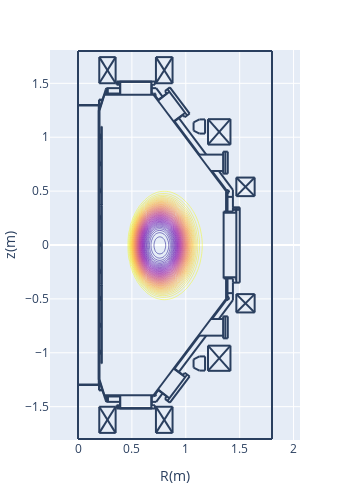

This figure's notebook cell:
### Code cell
pl.d_contour(res['pressure'])

### Figure 1 — Plotly figure (JSON) as saved in the notebook; plotly's stock layout.template omitted (floating-point values rounded to 4 significant figures; data arrays with more than 128 entries replaced by an {"elided": "..."} marker saying what was removed)
{"data": [{"contours": {"coloring": "lines"}, "dx": 0.02, "dy": 0.02, "ncontours": 100, "showscale": false, "type": "contour", "x0": 0, "y0": -1.1, "z": {"elided": "111x71 float values"}}], "layout": {"height": 490.8, "margin": {"autoexpand": false, "b": 50, "l": 50, "r": 50, "t": 50}, "shapes": [{"type": "line", "x0": 0.2652, "x1": 0.2652, "y0": -1.406, "y1": -1.455}, {"type": "line", "x0": 0.2766, "x1": 0.2766, "y0": -1.406, "y1": -1.455}, {"type": "line", "x0": 0.1927, "x1": 0.1927, "y0": -1.299, "y1": 1.299}, {"type": "line", "x0": 0.1927, "x1": 0.1927, "y0": -1.249, "y1": 1.249}, {"type": "line", "x0": 0.195, "x1": 0.195, "y0": -1.251, "y1": 1.249}, {"type": "line", "x0": 0.1995, "x1": 0.1995, "y0": -1.249, "y1": 1.249}, {"type": "line", "x0": 1.376, "x1": 0.7005, "y0": 0.4965, "y1": 1.394}, {"type": "line", "x0": 0.2199, "x1": 0.2199, "y0": 0.3695, "y1": 1.099}, {"type": "line", "x0": 0.2176, "x1": 0.2176, "y0": 0.3695, "y1": 1.099}, {"type": "line", "x0": 1.376, "x1": 0.7005, "y0": -0.4965, "y1": -1.394}, {"type": "line", "x0": 0.2176, "x1": 0.2176, "y0": -0.3695, "y1": -1.099}, {"type": "line", "x0": 0.2199, "x1": 0.2199, "y0": -0.3695, "y1": -1.099}, {"type": "line", "x0": 0.1995, "x1": 0.2448, "y0": -1.249, "y1": -1.394}, {"type": "line", "x0": 0.1972, "x1": 0.1972, "y0": -1.299, "y1": -1.344}, {"type": "line", "x0": 0.195, "x1": 0.195, "y0": -1.299, "y1": -1.349}, {"type": "line", "x0": 0.195, "x1": 0.229, "y0": -1.349, "y1": -1.349}, {"type": "line", "x0": 0.195, "x1": 0.2267, "y0": -1.344, "y1": -1.344}, {"type": "line", "x0": 0.1995, "x1": 0.1995, "y0": -0.9975, "y1": -0.9748}, {"type": "line", "x0": 0.2086, "x1": 0.2086, "y0": -1.009, "y1": -0.9907}, {"type": "line", "x0": 0.2086, "x1": 0.2086, "y0": -1.009, "y1": -0.9929}, {"type": "line", "x0": 0.2063, "x1": 0.2063, "y0": -1.011, "y1": -0.9748}, {"type": "line", "x0": 0, "x1": 0.2108, "y0": -1.294, "y1": -1.294}, {"type": "line", "x0": 0, "x1": 0.2131, "y0": -1.299, "y1": -1.299}, {"type": "line", "x0": 0.1995, "x1": 0.1995, "y0": -1.011, "y1": -1.002}, {"type": "line", "x0": 0.2063, "x1": 0.2086, "y0": -1.007, "y1": -1.007}, {"type": "line", "x0": 0.2086, "x1": 0.2086, "y0": -1.004, "y1": -1.004}, {"type": "line", "x0": 0.2086, "x1": 0.2176, "y0": -1.009, "y1": -1.009}, {"type": "line", "x0": 0.1995, "x1": 0.2063, "y0": -1.011, "y1": -1.011}, {"type": "line", "x0": 0.2199, "x1": 0.2176, "y0": -1.099, "y1": -1.099}, {"type": "line", "x0": 0.2063, "x1": 0.2086, "y0": -0.9929, "y1": -0.9929}, {"type": "line", "x0": 0.2086, "x1": 0.2086, "y0": -0.9975, "y1": -0.9975}, {"type": "line", "x0": 0.2086, "x1": 0.2176, "y0": -0.9929, "y1": -0.9929}, {"type": "line", "x0": 0.2086, "x1": 0.2176, "y0": -0.9907, "y1": -0.9907}, {"type": "line", "x0": 0.1995, "x1": 0.2063, "y0": -0.9748, "y1": -0.9748}, {"type": "line", "x0": 0.2086, "x1": 0.2176, "y0": -0.7594, "y1": -0.7594}, {"type": "line", "x0": 0.1995, "x1": 0.2063, "y0": -0.7617, "y1": -0.7617}, {"type": "line", "x0": 0.2086, "x1": 0.2086, "y0": -0.7594, "y1": -0.7413}, {"type": "line", "x0": 0.2086, "x1": 0.2086, "y0": -0.7594, "y1": -0.739}, {"type": "line", "x0": 0.1995, "x1": 0.1995, "y0": -0.7617, "y1": -0.7526}, {"type": "line", "x0": 0.2063, "x1": 0.2063, "y0": -0.7617, "y1": -0.7254}, {"type": "line", "x0": 0.1995, "x1": 0.2063, "y0": -0.7254, "y1": -0.7254}, {"type": "line", "x0": 0.2086, "x1": 0.2176, "y0": -0.739, "y1": -0.739}, {"type": "line", "x0": 0.2086, "x1": 0.2176, "y0": -0.7413, "y1": -0.7413}, {"type": "line", "x0": 0.2086, "x1": 0.2086, "y0": -0.7526, "y1": -0.7526}, {"type": "line", "x0": 0.2063, "x1": 0.2086, "y0": -0.7572, "y1": -0.7572}, {"type": "line", "x0": 0.2086, "x1": 0.2086, "y0": -0.7458, "y1": -0.7458}, {"type": "line", "x0": 0.2063, "x1": 0.2086, "y0": -0.7436, "y1": -0.7436}, {"type": "line", "x0": 0.1995, "x1": 0.1995, "y0": -0.7481, "y1": -0.7254}, {"type": "line", "x0": 0.3582, "x1": 0.7141, "y0": -1.517, "y1": -1.517}, {"type": "line", "x0": 0.3854, "x1": 0.6869, "y0": -1.514, "y1": -1.514}, {"type": "line", "x0": 0.3854, "x1": 0.6869, "y0": -1.514, "y1": -1.514}, {"type": "line", "x0": 0.2426, "x1": 0.7096, "y0": -1.394, "y1": -1.394}, {"type": "line", "x0": 0.3922, "x1": 0.3922, "y0": -1.514, "y1": -1.394}, {"type": "line", "x0": 0.3582, "x1": 0.3582, "y0": -1.517, "y1": -1.487}, {"type": "line", "x0": 0.3786, "x1": 0.3786, "y0": -1.517, "y1": -1.487}, {"type": "line", "x0": 0.3695, "x1": 0.3695, "y0": -1.517, "y1": -1.487}, {"type": "line", "x0": 0.3831, "x1": 0.3831, "y0": -1.517, "y1": -1.512}, {"type": "line", "x0": 0.3831, "x1": 0.3854, "y0": -1.512, "y1": -1.514}, {"type": "line", "x0": 0.3854, "x1": 0.3854, "y0": -1.514, "y1": -1.514}, {"type": "line", "x0": 0.3899, "x1": 0.263, "y0": -1.455, "y1": -1.455}, {"type": "line", "x0": 0.3582, "x1": 0.3899, "y0": -1.487, "y1": -1.487}, {"type": "line", "x0": 0.2471, "x1": 0.3899, "y0": -1.406, "y1": -1.406}, {"type": "line", "x0": 0.2766, "x1": 0.2766, "y0": -1.455, "y1": -1.406}, {"type": "line", "x0": 0.2652, "x1": 0.2652, "y0": -1.455, "y1": -1.406}, {"type": "line", "x0": 0.2584, "x1": 0.263, "y0": -1.444, "y1": -1.455}, {"type": "line", "x0": 0.2426, "x1": 0.2448, "y0": -1.394, "y1": -1.392}, {"type": "line", "x0": 0.3899, "x1": 0.3899, "y0": -1.487, "y1": -1.394}, {"type": "line", "x0": 0.6801, "x1": 0.6801, "y0": -1.514, "y1": -1.394}, {"type": "line", "x0": 0.7141, "x1": 0.7141, "y0": -1.517, "y1": -1.487}, {"type": "line", "x0": 0.6914, "x1": 0.6914, "y0": -1.517, "y1": -1.512}, {"type": "line", "x0": 0.6914, "x1": 0.6869, "y0": -1.512, "y1": -1.514}, {"type": "line", "x0": 0.6869, "x1": 0.6869, "y0": -1.514, "y1": -1.514}, {"type": "line", "x0": 0.6846, "x1": 0.6846, "y0": -1.487, "y1": -1.394}, {"type": "line", "x0": 0.6846, "x1": 0.7141, "y0": -1.487, "y1": -1.487}, {"type": "line", "x0": 0.7254, "x1": 0.6846, "y0": -1.455, "y1": -1.455}, {"type": "line", "x0": 0.7118, "x1": 0.705, "y0": -1.392, "y1": -1.387}, {"type": "line", "x0": 0.7055, "x1": 0.715, "y0": -1.4, "y1": -1.402}, {"type": "line", "x0": 0.715, "x1": 0.7223, "y0": -1.402, "y1": -1.397}, {"type": "line", "x0": 0.7223, "x1": 0.7248, "y0": -1.397, "y1": -1.389}, {"type": "line", "x0": 0.7248, "x1": 0.7198, "y0": -1.389, "y1": -1.381}, {"type": "line", "x0": 0.6846, "x1": 0.7005, "y0": -1.406, "y1": -1.406}, {"type": "line", "x0": 0.2199, "x1": 0.2199, "y0": -0.3627, "y1": 0.3627}, {"type": "line", "x0": 0.2176, "x1": 0.2176, "y0": -0.3627, "y1": 0.3627}, {"type": "line", "x0": 0.1995, "x1": 0.1995, "y0": -0.4965, "y1": -0.4761}, {"type": "line", "x0": 0.2063, "x1": 0.2063, "y0": -0.5123, "y1": -0.4761}, {"type": "line", "x0": 0.1995, "x1": 0.1995, "y0": -0.5123, "y1": -0.5033}, {"type": "line", "x0": 0.2086, "x1": 0.2086, "y0": -0.5101, "y1": -0.4897}, {"type": "line", "x0": 0.2086, "x1": 0.2086, "y0": -0.5101, "y1": -0.4919}, {"type": "line", "x0": 0.2086, "x1": 0.2176, "y0": -0.5101, "y1": -0.5101}, {"type": "line", "x0": 0.2063, "x1": 0.2086, "y0": -0.4942, "y1": -0.4942}, {"type": "line", "x0": 0.2086, "x1": 0.2086, "y0": -0.4965, "y1": -0.4965}, {"type": "line", "x0": 0.2063, "x1": 0.2086, "y0": -0.5055, "y1": -0.5055}, {"type": "line", "x0": 0.2086, "x1": 0.2086, "y0": -0.5033, "y1": -0.5033}, {"type": "line", "x0": 0.2086, "x1": 0.2176, "y0": -0.4919, "y1": -0.4919}, {"type": "line", "x0": 0.2086, "x1": 0.2176, "y0": -0.4897, "y1": -0.4897}, {"type": "line", "x0": 0.1995, "x1": 0.2063, "y0": -0.5123, "y1": -0.5123}, {"type": "line", "x0": 0.1995, "x1": 0.2063, "y0": -0.4761, "y1": -0.4761}, {"type": "line", "x0": 0.2154, "x1": 0.2176, "y0": -0.365, "y1": -0.3627}, {"type": "line", "x0": 0.2206, "x1": 0.2218, "y0": -0.3642, "y1": -0.3614}, {"type": "line", "x0": 0.2199, "x1": 0.2176, "y0": -0.3695, "y1": -0.3695}, {"type": "line", "x0": 0.2176, "x1": 0.2154, "y0": -0.3786, "y1": -0.3786}, {"type": "line", "x0": 0.2154, "x1": 0.2154, "y0": -0.3786, "y1": -0.3695}, {"type": "line", "x0": 0.2176, "x1": 0.2176, "y0": -0.3786, "y1": -0.3695}, {"type": "line", "x0": 0.2169, "x1": 0.2157, "y0": -0.365, "y1": -0.3678}, {"type": "line", "x0": 0.2183, "x1": 0.2177, "y0": -0.3664, "y1": -0.3678}, {"type": "line", "x0": 0.2176, "x1": 0.2199, "y0": -0.3673, "y1": -0.365}, {"type": "line", "x0": 0.2192, "x1": 0.2197, "y0": -0.3628, "y1": -0.3614}, {"type": "line", "x0": 0.1995, "x1": 0.1995, "y0": -0.263, "y1": -0.2516}, {"type": "line", "x0": 0.2063, "x1": 0.2063, "y0": -0.263, "y1": -0.2267}, {"type": "line", "x0": 0.2086, "x1": 0.2086, "y0": -0.2607, "y1": -0.2426}, {"type": "line", "x0": 0.2086, "x1": 0.2086, "y0": -0.2607, "y1": -0.2403}, {"type": "line", "x0": 0.2086, "x1": 0.2176, "y0": -0.2607, "y1": -0.2607}, {"type": "line", "x0": 0.2086, "x1": 0.2086, "y0": -0.2539, "y1": -0.2539}, {"type": "line", "x0": 0.2063, "x1": 0.2086, "y0": -0.2562, "y1": -0.2562}, {"type": "line", "x0": 0.1995, "x1": 0.2063, "y0": -0.263, "y1": -0.263}, {"type": "line", "x0": 0.1995, "x1": 0.1995, "y0": -0.2471, "y1": -0.2267}, {"type": "line", "x0": 0.2086, "x1": 0.2176, "y0": -0.2403, "y1": -0.2403}, {"type": "line", "x0": 0.2086, "x1": 0.2176, "y0": -0.2426, "y1": -0.2426}, {"type": "line", "x0": 0.2086, "x1": 0.2086, "y0": -0.2471, "y1": -0.2471}, {"type": "line", "x0": 0.2063, "x1": 0.2086, "y0": -0.2426, "y1": -0.2426}, {"type": "line", "x0": 0.1995, "x1": 0.2063, "y0": -0.2267, "y1": -0.2267}, {"type": "line", "x0": 0.1995, "x1": 0.2063, "y0": -0.01133, "y1": -0.01133}, {"type": "line", "x0": 0.1995, "x1": 0.2063, "y0": 0.02494, "y1": 0.02494}, {"type": "line", "x0": 0.1995, "x1": 0.1995, "y0": -0.01133, "y1": -0.002267}, {"type": "line", "x0": 0.1995, "x1": 0.1995, "y0": 0.002267, "y1": 0.02494}, {"type": "line", "x0": 0.2063, "x1": 0.2063, "y0": -0.01133, "y1": 0.02494}, {"type": "line", "x0": 0.2086, "x1": 0.2086, "y0": -0.009068, "y1": 0.006801}, {"type": "line", "x0": 0.2086, "x1": 0.2086, "y0": -0.009068, "y1": 0.009068}, {"type": "line", "x0": 0.2086, "x1": 0.2176, "y0": -0.009068, "y1": -0.009068}, {"type": "line", "x0": 0.2086, "x1": 0.2086, "y0": -0.004534, "y1": -0.004534}, {"type": "line", "x0": 0.2063, "x1": 0.2086, "y0": -0.006801, "y1": -0.006801}, {"type": "line", "x0": 0.2086, "x1": 0.2176, "y0": 0.009068, "y1": 0.009068}, {"type": "line", "x0": 0.2086, "x1": 0.2176, "y0": 0.006801, "y1": 0.006801}, {"type": "line", "x0": 0.2086, "x1": 0.2086, "y0": 0.002267, "y1": 0.002267}, {"type": "line", "x0": 0.2063, "x1": 0.2086, "y0": 0.006801, "y1": 0.006801}, {"type": "line", "x0": 0.2176, "x1": 0.2176, "y0": 0.3786, "y1": 0.3695}, {"type": "line", "x0": 0.2154, "x1": 0.2154, "y0": 0.3786, "y1": 0.3695}, {"type": "line", "x0": 0.1995, "x1": 0.1995, "y0": 0.2516, "y1": 0.2743}, {"type": "line", "x0": 0.2063, "x1": 0.2063, "y0": 0.238, "y1": 0.2743}, {"type": "line", "x0": 0.2086, "x1": 0.2086, "y0": 0.2403, "y1": 0.2607}, {"type": "line", "x0": 0.1995, "x1": 0.2063, "y0": 0.238, "y1": 0.238}, {"type": "line", "x0": 0.1995, "x1": 0.1995, "y0": 0.238, "y1": 0.2471}, {"type": "line", "x0": 0.2063, "x1": 0.2086, "y0": 0.2562, "y1": 0.2562}, {"type": "line", "x0": 0.2086, "x1": 0.2086, "y0": 0.2539, "y1": 0.2539}, {"type": "line", "x0": 0.2086, "x1": 0.2176, "y0": 0.2584, "y1": 0.2584}, {"type": "line", "x0": 0.2063, "x1": 0.2086, "y0": 0.2426, "y1": 0.2426}, {"type": "line", "x0": 0.2086, "x1": 0.2086, "y0": 0.2471, "y1": 0.2471}, {"type": "line", "x0": 0.2086, "x1": 0.2176, "y0": 0.2403, "y1": 0.2403}, {"type": "line", "x0": 0.2086, "x1": 0.2086, "y0": 0.2403, "y1": 0.2584}, {"type": "line", "x0": 0.2086, "x1": 0.2176, "y0": 0.2607, "y1": 0.2607}, {"type": "line", "x0": 0.1995, "x1": 0.2063, "y0": 0.2743, "y1": 0.2743}, {"type": "line", "x0": 0.2177, "x1": 0.2183, "y0": 0.3696, "y1": 0.3682}, {"type": "line", "x0": 0.2157, "x1": 0.2169, "y0": 0.3696, "y1": 0.3668}, {"type": "line", "x0": 0.2176, "x1": 0.2199, "y0": 0.3673, "y1": 0.365}, {"type": "line", "x0": 0.2218, "x1": 0.2206, "y0": 0.3632, "y1": 0.366}, {"type": "line", "x0": 0.2154, "x1": 0.2176, "y0": 0.365, "y1": 0.3627}, {"type": "line", "x0": 0.2197, "x1": 0.2192, "y0": 0.3632, "y1": 0.3646}, {"type": "line", "x0": 0.2199, "x1": 0.2176, "y0": 0.3695, "y1": 0.3695}, {"type": "line", "x0": 0.2176, "x1": 0.2154, "y0": 0.3786, "y1": 0.3786}, {"type": "line", "x0": 0.1995, "x1": 0.1995, "y0": 0.5033, "y1": 0.5237}, {"type": "line", "x0": 0.1995, "x1": 0.1995, "y0": 0.4874, "y1": 0.4965}, {"type": "line", "x0": 0.2063, "x1": 0.2063, "y0": 0.4874, "y1": 0.5237}, {"type": "line", "x0": 0.2086, "x1": 0.2086, "y0": 0.4897, "y1": 0.5078}, {"type": "line", "x0": 0.2086, "x1": 0.2086, "y0": 0.4897, "y1": 0.5101}, {"type": "line", "x0": 0.2086, "x1": 0.2176, "y0": 0.4897, "y1": 0.4897}, {"type": "line", "x0": 0.2086, "x1": 0.2086, "y0": 0.4965, "y1": 0.4965}, {"type": "line", "x0": 0.2063, "x1": 0.2086, "y0": 0.4942, "y1": 0.4942}, {"type": "line", "x0": 0.2086, "x1": 0.2176, "y0": 0.5101, "y1": 0.5101}, {"type": "line", "x0": 0.2086, "x1": 0.2176, "y0": 0.5078, "y1": 0.5078}, {"type": "line", "x0": 0.2086, "x1": 0.2086, "y0": 0.5033, "y1": 0.5033}, {"type": "line", "x0": 0.2063, "x1": 0.2086, "y0": 0.5055, "y1": 0.5055}, {"type": "line", "x0": 0.1995, "x1": 0.2063, "y0": 0.4874, "y1": 0.4874}, {"type": "line", "x0": 0.1995, "x1": 0.2063, "y0": 0.5237, "y1": 0.5237}, {"type": "line", "x0": 1.501, "x1": 1.501, "y0": 0.3491, "y1": -0.3491}, {"type": "line", "x0": 1.351, "x1": 1.351, "y0": 0.3106, "y1": -0.3106}, {"type": "line", "x0": 1.469, "x1": 1.469, "y0": 0.3491, "y1": -0.3491}, {"type": "line", "x0": 1.387, "x1": 1.387, "y0": -0.3106, "y1": -0.4965}, {"type": "line", "x0": 1.374, "x1": 1.374, "y0": -0.3106, "y1": -0.4965}, {"type": "line", "x0": 1.462, "x1": 1.462, "y0": -0.3196, "y1": -0.3106}, {"type": "line", "x0": 1.437, "x1": 1.437, "y0": -0.3106, "y1": -0.3491}, {"type": "line", "x0": 1.437, "x1": 1.501, "y0": -0.3491, "y1": -0.3491}, {"type": "line", "x0": 1.437, "x1": 1.437, "y0": -0.3491, "y1": -0.5123}, {"type": "line", "x0": 1.379, "x1": 1.392, "y0": -0.5069, "y1": -0.5093}, {"type": "line", "x0": 1.392, "x1": 1.402, "y0": -0.5093, "y1": -0.4997}, {"type": "line", "x0": 1.402, "x1": 1.4, "y0": -0.4997, "y1": -0.4862}, {"type": "line", "x0": 1.4, "x1": 1.388, "y0": -0.4862, "y1": -0.48}, {"type": "line", "x0": 1.374, "x1": 1.374, "y0": -0.4965, "y1": -0.4987}, {"type": "line", "x0": 1.383, "x1": 1.378, "y0": -0.501, "y1": -0.4965}, {"type": "line", "x0": 1.387, "x1": 1.437, "y0": -0.4466, "y1": -0.4466}, {"type": "line", "x0": 1.462, "x1": 1.469, "y0": -0.3196, "y1": -0.3196}, {"type": "line", "x0": 1.351, "x1": 1.469, "y0": -0.2992, "y1": -0.2992}, {"type": "line", "x0": 1.351, "x1": 1.437, "y0": -0.3106, "y1": -0.3106}, {"type": "line", "x0": 1.462, "x1": 1.469, "y0": -0.3106, "y1": -0.3106}, {"type": "line", "x0": 1.437, "x1": 1.437, "y0": 0.5123, "y1": 0.3514}, {"type": "line", "x0": 1.387, "x1": 1.387, "y0": 0.4965, "y1": 0.3106}, {"type": "line", "x0": 1.374, "x1": 1.374, "y0": 0.4965, "y1": 0.3106}, {"type": "line", "x0": 1.437, "x1": 1.501, "y0": 0.3491, "y1": 0.3491}, {"type": "line", "x0": 1.501, "x1": 1.437, "y0": 0.3264, "y1": 0.3264}, {"type": "line", "x0": 1.501, "x1": 1.437, "y0": 0.3446, "y1": 0.3446}, {"type": "line", "x0": 1.351, "x1": 1.469, "y0": 0.2992, "y1": 0.2992}, {"type": "line", "x0": 1.351, "x1": 1.437, "y0": 0.3106, "y1": 0.3106}, {"type": "line", "x0": 1.462, "x1": 1.462, "y0": 0.3196, "y1": 0.3106}, {"type": "line", "x0": 1.437, "x1": 1.437, "y0": 0.3514, "y1": 0.3106}, {"type": "line", "x0": 1.462, "x1": 1.469, "y0": 0.3106, "y1": 0.3106}, {"type": "line", "x0": 1.462, "x1": 1.469, "y0": 0.3196, "y1": 0.3196}, {"type": "line", "x0": 1.388, "x1": 1.4, "y0": 0.4818, "y1": 0.488}, {"type": "line", "x0": 1.4, "x1": 1.402, "y0": 0.488, "y1": 0.5015}, {"type": "line", "x0": 1.402, "x1": 1.392, "y0": 0.5015, "y1": 0.5111}, {"type": "line", "x0": 1.392, "x1": 1.379, "y0": 0.5111, "y1": 0.5088}, {"type": "line", "x0": 1.387, "x1": 1.437, "y0": 0.4466, "y1": 0.4466}, {"type": "line", "x0": 1.374, "x1": 1.374, "y0": 0.4965, "y1": 0.4987}, {"type": "line", "x0": 1.383, "x1": 1.378, "y0": 0.501, "y1": 0.4965}, {"type": "line", "x0": 0.1995, "x1": 0.2448, "y0": 1.249, "y1": 1.394}, {"type": "line", "x0": 0.1995, "x1": 0.1995, "y0": 0.7526, "y1": 0.773}, {"type": "line", "x0": 0.2063, "x1": 0.2063, "y0": 0.7368, "y1": 0.773}, {"type": "line", "x0": 0.1995, "x1": 0.1995, "y0": 0.7368, "y1": 0.7481}, {"type": "line", "x0": 0.2063, "x1": 0.2086, "y0": 0.7572, "y1": 0.7572}, {"type": "line", "x0": 0.2086, "x1": 0.2086, "y0": 0.7526, "y1": 0.7526}, {"type": "line", "x0": 0.2063, "x1": 0.2086, "y0": 0.7436, "y1": 0.7436}, {"type": "line", "x0": 0.2086, "x1": 0.2086, "y0": 0.7458, "y1": 0.7458}, {"type": "line", "x0": 0.2086, "x1": 0.2086, "y0": 0.739, "y1": 0.7594}, {"type": "line", "x0": 0.2086, "x1": 0.2086, "y0": 0.739, "y1": 0.7572}, {"type": "line", "x0": 0.2086, "x1": 0.2176, "y0": 0.739, "y1": 0.739}, {"type": "line", "x0": 0.2086, "x1": 0.2176, "y0": 0.7572, "y1": 0.7572}, {"type": "line", "x0": 0.2086, "x1": 0.2176, "y0": 0.7594, "y1": 0.7594}, {"type": "line", "x0": 0.1995, "x1": 0.2063, "y0": 0.7368, "y1": 0.7368}, {"type": "line", "x0": 0.1995, "x1": 0.2063, "y0": 0.773, "y1": 0.773}, {"type": "line", "x0": 0.2086, "x1": 0.2086, "y0": 0.9907, "y1": 1.009}, {"type": "line", "x0": 0.2086, "x1": 0.2086, "y0": 0.9907, "y1": 1.007}, {"type": "line", "x0": 0.2086, "x1": 0.2176, "y0": 0.9907, "y1": 0.9907}, {"type": "line", "x0": 0.2086, "x1": 0.2176, "y0": 1.007, "y1": 1.007}, {"type": "line", "x0": 0.2086, "x1": 0.2176, "y0": 1.009, "y1": 1.009}, {"type": "line", "x0": 0.2063, "x1": 0.2063, "y0": 0.9884, "y1": 1.025}, {"type": "line", "x0": 0.2086, "x1": 0.2086, "y0": 1.009, "y1": 1.025}, {"type": "line", "x0": 0.1995, "x1": 0.1995, "y0": 1.002, "y1": 1.025}, {"type": "line", "x0": 0.1995, "x1": 0.1995, "y0": 1.002, "y1": 1.025}, {"type": "line", "x0": 0.1995, "x1": 0.1995, "y0": 0.9884, "y1": 0.9975}, {"type": "line", "x0": 0.2086, "x1": 0.2086, "y0": 1.009, "y1": 1.025}, {"type": "line", "x0": 0.2063, "x1": 0.2063, "y0": 0.9884, "y1": 1.025}, {"type": "line", "x0": 0.2086, "x1": 0.2176, "y0": 1.009, "y1": 1.009}, {"type": "line", "x0": 0.2086, "x1": 0.2176, "y0": 1.007, "y1": 1.007}, {"type": "line", "x0": 0.2086, "x1": 0.2176, "y0": 0.9907, "y1": 0.9907}, {"type": "line", "x0": 0.2086, "x1": 0.2086, "y0": 0.9907, "y1": 1.007}, {"type": "line", "x0": 0.2086, "x1": 0.2086, "y0": 0.9907, "y1": 1.009}, {"type": "line", "x0": 0.2086, "x1": 0.2086, "y0": 0.9952, "y1": 0.9952}, {"type": "line", "x0": 0.2086, "x1": 0.2086, "y0": 0.9884, "y1": 0.9907}, {"type": "line", "x0": 0.2063, "x1": 0.2086, "y0": 0.9929, "y1": 0.9929}, {"type": "line", "x0": 0.2086, "x1": 0.2086, "y0": 1.002, "y1": 1.002}, {"type": "line", "x0": 0.2063, "x1": 0.2086, "y0": 1.007, "y1": 1.007}, {"type": "line", "x0": 0.1995, "x1": 0.2086, "y0": 0.9884, "y1": 0.9884}, {"type": "line", "x0": 0.1995, "x1": 0.2086, "y0": 1.025, "y1": 1.025}, {"type": "line", "x0": 0.1995, "x1": 0.2086, "y0": 1.025, "y1": 1.025}, {"type": "line", "x0": 0.2063, "x1": 0.2086, "y0": 1.007, "y1": 1.007}, {"type": "line", "x0": 0.2086, "x1": 0.2086, "y0": 1.002, "y1": 1.002}, {"type": "line", "x0": 0.2063, "x1": 0.2086, "y0": 0.9929, "y1": 0.9929}, {"type": "line", "x0": 0.2086, "x1": 0.2086, "y0": 0.9884, "y1": 0.9907}, {"type": "line", "x0": 0.2086, "x1": 0.2086, "y0": 0.9952, "y1": 0.9952}, {"type": "line", "x0": 0.1995, "x1": 0.1995, "y0": 0.9884, "y1": 0.9975}, {"type": "line", "x0": 0.1995, "x1": 0.2086, "y0": 0.9884, "y1": 0.9884}, {"type": "line", "x0": 0.2199, "x1": 0.2176, "y0": 1.099, "y1": 1.099}, {"type": "line", "x0": 0, "x1": 0.2131, "y0": 1.299, "y1": 1.299}, {"type": "line", "x0": 0, "x1": 0.2108, "y0": 1.294, "y1": 1.294}, {"type": "line", "x0": 0.195, "x1": 0.2267, "y0": 1.344, "y1": 1.344}, {"type": "line", "x0": 0.195, "x1": 0.229, "y0": 1.349, "y1": 1.349}, {"type": "line", "x0": 0.195, "x1": 0.195, "y0": 1.299, "y1": 1.349}, {"type": "line", "x0": 0.1972, "x1": 0.1972, "y0": 1.299, "y1": 1.344}, {"type": "line", "x0": 0.2426, "x1": 0.2448, "y0": 1.394, "y1": 1.392}, {"type": "line", "x0": 0.7096, "x1": 0.7028, "y0": 1.394, "y1": 1.39}, {"type": "line", "x0": 0.718, "x1": 0.723, "y0": 1.385, "y1": 1.393}, {"type": "line", "x0": 0.723, "x1": 0.7205, "y0": 1.393, "y1": 1.402}, {"type": "line", "x0": 0.7205, "x1": 0.7132, "y0": 1.402, "y1": 1.407}, {"type": "line", "x0": 0.7132, "x1": 0.7037, "y0": 1.407, "y1": 1.404}, {"type": "line", "x0": 0.2426, "x1": 0.7096, "y0": 1.394, "y1": 1.394}, {"type": "line", "x0": 0.3854, "x1": 0.6869, "y0": 1.514, "y1": 1.514}, {"type": "line", "x0": 0.3854, "x1": 0.6869, "y0": 1.514, "y1": 1.514}, {"type": "line", "x0": 0.3582, "x1": 0.7141, "y0": 1.517, "y1": 1.517}, {"type": "line", "x0": 0.3899, "x1": 0.263, "y0": 1.455, "y1": 1.455}, {"type": "line", "x0": 0.2471, "x1": 0.3899, "y0": 1.406, "y1": 1.406}, {"type": "line", "x0": 0.3582, "x1": 0.3899, "y0": 1.487, "y1": 1.487}, {"type": "line", "x0": 0.2584, "x1": 0.263, "y0": 1.444, "y1": 1.455}, {"type": "line", "x0": 0.2652, "x1": 0.2652, "y0": 1.455, "y1": 1.406}, {"type": "line", "x0": 0.2766, "x1": 0.2766, "y0": 1.455, "y1": 1.406}, {"type": "line", "x0": 0.3582, "x1": 0.3582, "y0": 1.517, "y1": 1.487}, {"type": "line", "x0": 0.3899, "x1": 0.3899, "y0": 1.487, "y1": 1.394}, {"type": "line", "x0": 0.3922, "x1": 0.3922, "y0": 1.514, "y1": 1.394}, {"type": "line", "x0": 0.3854, "x1": 0.3854, "y0": 1.514, "y1": 1.514}, {"type": "line", "x0": 0.3831, "x1": 0.3854, "y0": 1.512, "y1": 1.514}, {"type": "line", "x0": 0.3831, "x1": 0.3831, "y0": 1.517, "y1": 1.512}, {"type": "line", "x0": 0.3695, "x1": 0.3695, "y0": 1.517, "y1": 1.487}, {"type": "line", "x0": 0.3786, "x1": 0.3786, "y0": 1.517, "y1": 1.487}, {"type": "line", "x0": 0.6846, "x1": 0.6846, "y0": 1.487, "y1": 1.394}, {"type": "line", "x0": 0.6801, "x1": 0.6801, "y0": 1.514, "y1": 1.394}, {"type": "line", "x0": 0.6846, "x1": 0.7005, "y0": 1.406, "y1": 1.406}, {"type": "line", "x0": 0.6846, "x1": 0.7141, "y0": 1.487, "y1": 1.487}, {"type": "line", "x0": 0.6869, "x1": 0.6869, "y0": 1.514, "y1": 1.514}, {"type": "line", "x0": 0.6914, "x1": 0.6869, "y0": 1.512, "y1": 1.514}, {"type": "line", "x0": 0.6914, "x1": 0.6914, "y0": 1.517, "y1": 1.512}, {"type": "line", "x0": 0.7141, "x1": 0.7141, "y0": 1.517, "y1": 1.487}, {"type": "line", "x0": 0.7254, "x1": 0.6846, "y0": 1.455, "y1": 1.455}, {"type": "line", "x0": 0.7844, "x1": 0.7254, "y0": 1.376, "y1": 1.455}, {"type": "line", "x0": 0.7458, "x1": 0.7005, "y0": 1.347, "y1": 1.406}, {"type": "line", "x0": 0, "x1": 0, "y0": 0.2154, "y1": -0.1156}, {"type": "line", "x0": 0.7844, "x1": 0.7254, "y0": -1.376, "y1": -1.455}, {"type": "line", "x0": 0.7458, "x1": 0.7005, "y0": -1.347, "y1": -1.406}, {"type": "line", "x0": 1.437, "x1": 1.306, "y0": 0.5123, "y1": 0.6869}, {"type": "line", "x0": 1.387, "x1": 1.242, "y0": 0.4965, "y1": 0.6869}, {"type": "line", "x0": 1.347, "x1": 1.118, "y0": 0.8388, "y1": 0.8388}, {"type": "line", "x0": 1.347, "x1": 1.347, "y0": 0.866, "y1": 0.662}, {"type": "line", "x0": 1.367, "x1": 1.367, "y0": 0.866, "y1": 0.662}, {"type": "line", "x0": 1.39, "x1": 1.39, "y0": 0.866, "y1": 0.662}, {"type": "line", "x0": 1.39, "x1": 1.347, "y0": 0.866, "y1": 0.866}, {"type": "line", "x0": 1.39, "x1": 1.347, "y0": 0.662, "y1": 0.662}, {"type": "line", "x0": 1.347, "x1": 1.233, "y0": 0.6869, "y1": 0.6869}, {"type": "line", "x0": 1.347, "x1": 1.118, "y0": -0.8411, "y1": -0.8411}, {"type": "line", "x0": 1.347, "x1": 1.347, "y0": -0.866, "y1": -0.662}, {"type": "line", "x0": 1.367, "x1": 1.367, "y0": -0.866, "y1": -0.662}, {"type": "line", "x0": 1.39, "x1": 1.39, "y0": -0.866, "y1": -0.662}, {"type": "line", "x0": 1.39, "x1": 1.347, "y0": -0.866, "y1": -0.866}, {"type": "line", "x0": 1.39, "x1": 1.347, "y0": -0.662, "y1": -0.662}, {"type": "line", "x0": 1.347, "x1": 1.233, "y0": -0.6869, "y1": -0.6869}, {"type": "line", "x0": 1.437, "x1": 1.306, "y0": -0.5123, "y1": -0.6869}, {"type": "line", "x0": 1.387, "x1": 1.242, "y0": -0.4965, "y1": -0.6869}, {"type": "line", "x0": 0.195, "x1": 0.2584, "y0": -1.251, "y1": -1.444}, {"type": "line", "x0": 0.195, "x1": 0.2584, "y0": 1.249, "y1": 1.444}, {"type": "line", "x0": 0.8524, "x1": 0.8071, "y0": 1.462, "y1": 1.428}, {"type": "line", "x0": 0.8071, "x1": 0.8229, "y0": 1.428, "y1": 1.406}, {"type": "line", "x0": 0.8229, "x1": 0.739, "y0": 1.406, "y1": 1.342}, {"type": "line", "x0": 0.8479, "x1": 0.7413, "y0": 1.421, "y1": 1.34}, {"type": "line", "x0": 0.8524, "x1": 1.036, "y0": 1.462, "y1": 1.22}, {"type": "line", "x0": 0.8297, "x1": 1.013, "y0": 1.446, "y1": 1.202}, {"type": "line", "x0": 0.9952, "x1": 0.8864, "y0": 1.226, "y1": 1.145}, {"type": "line", "x0": 1.036, "x1": 0.9907, "y0": 1.22, "y1": 1.186}, {"type": "line", "x0": 0.9748, "x1": 0.9907, "y0": 1.206, "y1": 1.186}, {"type": "line", "x0": 0.9748, "x1": 0.8887, "y0": 1.206, "y1": 1.143}, {"type": "line", "x0": 1.19, "x1": 0.9363, "y0": 0.8388, "y1": 1.177}, {"type": "line", "x0": 1.127, "x1": 0.8955, "y0": 0.8388, "y1": 1.147}, {"type": "line", "x0": 0.8524, "x1": 0.8071, "y0": -1.462, "y1": -1.428}, {"type": "line", "x0": 0.8071, "x1": 0.8229, "y0": -1.428, "y1": -1.406}, {"type": "line", "x0": 0.8229, "x1": 0.739, "y0": -1.406, "y1": -1.342}, {"type": "line", "x0": 0.8479, "x1": 0.7413, "y0": -1.421, "y1": -1.34}, {"type": "line", "x0": 0.8524, "x1": 1.036, "y0": -1.462, "y1": -1.22}, {"type": "line", "x0": 0.8297, "x1": 1.013, "y0": -1.446, "y1": -1.202}, {"type": "line", "x0": 0.9952, "x1": 0.8864, "y0": -1.226, "y1": -1.145}, {"type": "line", "x0": 1.036, "x1": 0.9907, "y0": -1.22, "y1": -1.186}, {"type": "line", "x0": 0.9748, "x1": 0.9907, "y0": -1.206, "y1": -1.186}, {"type": "line", "x0": 0.9748, "x1": 0.8887, "y0": -1.206, "y1": -1.143}, {"type": "line", "x0": 1.19, "x1": 0.9363, "y0": -0.8411, "y1": -1.177}, {"type": "line", "x0": 1.127, "x1": 0.8955, "y0": -0.8411, "y1": -1.147}, {"type": "line", "x0": 0.1972, "x1": 0.1972, "y0": -1.501, "y1": -1.743}, {"type": "line", "x0": 0.1972, "x1": 0.3491, "y0": -1.743, "y1": -1.743}, {"type": "line", "x0": 0.3491, "x1": 0.3491, "y0": -1.743, "y1": -1.501}, {"type": "line", "x0": 0.3491, "x1": 0.1972, "y0": -1.501, "y1": -1.501}, {"type": "line", "x0": 0.1972, "x1": 0.1972, "y0": 1.743, "y1": 1.501}, {"type": "line", "x0": 0.1972, "x1": 0.3491, "y0": 1.501, "y1": 1.501}, {"type": "line", "x0": 0.3491, "x1": 0.3491, "y0": 1.501, "y1": 1.743}, {"type": "line", "x0": 0.3491, "x1": 0.1972, "y0": 1.743, "y1": 1.743}, {"type": "line", "x0": 0.7232, "x1": 0.7232, "y0": 1.743, "y1": 1.501}, {"type": "line", "x0": 0.7232, "x1": 0.8773, "y0": 1.501, "y1": 1.501}, {"type": "line", "x0": 0.8773, "x1": 0.8773, "y0": 1.501, "y1": 1.743}, {"type": "line", "x0": 0.8773, "x1": 0.7232, "y0": 1.743, "y1": 1.743}, {"type": "line", "x0": 0.7232, "x1": 0.7232, "y0": -1.501, "y1": -1.743}, {"type": "line", "x0": 0.7232, "x1": 0.8773, "y0": -1.743, "y1": -1.743}, {"type": "line", "x0": 0.8773, "x1": 0.8773, "y0": -1.743, "y1": -1.501}, {"type": "line", "x0": 0.8773, "x1": 0.7232, "y0": -1.501, "y1": -1.501}, {"type": "line", "x0": 1.206, "x1": 1.206, "y0": -0.934, "y1": -1.168}, {"type": "line", "x0": 1.206, "x1": 1.415, "y0": -1.168, "y1": -1.168}, {"type": "line", "x0": 1.415, "x1": 1.415, "y0": -1.168, "y1": -0.934}, {"type": "line", "x0": 1.415, "x1": 1.206, "y0": -0.934, "y1": -0.934}, {"type": "line", "x0": 1.206, "x1": 1.206, "y0": 1.168, "y1": 0.9317}, {"type": "line", "x0": 1.206, "x1": 1.415, "y0": 0.9317, "y1": 0.9317}, {"type": "line", "x0": 1.415, "x1": 1.415, "y0": 0.9317, "y1": 1.168}, {"type": "line", "x0": 1.415, "x1": 1.206, "y0": 1.168, "y1": 1.168}, {"type": "line", "x0": 1.469, "x1": 1.469, "y0": 0.6257, "y1": 0.4534}, {"type": "line", "x0": 1.469, "x1": 1.639, "y0": 0.4534, "y1": 0.4534}, {"type": "line", "x0": 1.639, "x1": 1.639, "y0": 0.4534, "y1": 0.6257}, {"type": "line", "x0": 1.639, "x1": 1.469, "y0": 0.6257, "y1": 0.6257}, {"type": "line", "x0": 1.469, "x1": 1.469, "y0": -0.4557, "y1": -0.6257}, {"type": "line", "x0": 1.469, "x1": 1.639, "y0": -0.6257, "y1": -0.6257}, {"type": "line", "x0": 1.639, "x1": 1.639, "y0": -0.6257, "y1": -0.4557}, {"type": "line", "x0": 1.639, "x1": 1.469, "y0": -0.4557, "y1": -0.4557}, {"type": "line", "x0": 1.072, "x1": 1.127, "y0": 1.138, "y1": 1.165}, {"type": "line", "x0": 1.127, "x1": 1.179, "y0": 1.165, "y1": 1.165}, {"type": "line", "x0": 1.179, "x1": 1.179, "y0": 1.165, "y1": 1.034}, {"type": "line", "x0": 1.179, "x1": 1.127, "y0": 1.034, "y1": 1.034}, {"type": "line", "x0": 1.127, "x1": 1.072, "y0": 1.034, "y1": 1.061}, {"type": "line", "x0": 1.072, "x1": 1.072, "y0": 1.061, "y1": 1.138}, {"type": "line", "x0": 1.072, "x1": 1.072, "y0": -1.138, "y1": -1.061}, {"type": "line", "x0": 1.072, "x1": 1.127, "y0": -1.061, "y1": -1.034}, {"type": "line", "x0": 1.127, "x1": 1.179, "y0": -1.034, "y1": -1.034}, {"type": "line", "x0": 1.179, "x1": 1.179, "y0": -1.034, "y1": -1.165}, {"type": "line", "x0": 1.179, "x1": 1.127, "y0": -1.165, "y1": -1.165}, {"type": "line", "x0": 1.127, "x1": 1.072, "y0": -1.165, "y1": -1.138}, {"type": "line", "x0": 1.469, "x1": 1.639, "y0": 0.6257, "y1": 0.4534}, {"type": "line", "x0": 1.469, "x1": 1.639, "y0": 0.4534, "y1": 0.6257}, {"type": "line", "x0": 1.206, "x1": 1.415, "y0": 1.168, "y1": 0.9317}, {"type": "line", "x0": 1.206, "x1": 1.415, "y0": 0.9317, "y1": 1.168}, {"type": "line", "x0": 1.469, "x1": 1.639, "y0": -0.6257, "y1": -0.4557}, {"type": "line", "x0": 1.469, "x1": 1.639, "y0": -0.4557, "y1": -0.6257}, {"type": "line", "x0": 1.415, "x1": 1.206, "y0": -0.934, "y1": -1.168}, {"type": "line", "x0": 1.206, "x1": 1.415, "y0": -0.934, "y1": -1.168}, {"type": "line", "x0": 0.1972, "x1": 0.3491, "y0": -1.501, "y1": -1.743}, {"type": "line", "x0": 0.1972, "x1": 0.3491, "y0": -1.743, "y1": -1.501}, {"type": "line", "x0": 0.7232, "x1": 0.8773, "y0": -1.501, "y1": -1.743}, {"type": "line", "x0": 0.7232, "x1": 0.8773, "y0": -1.743, "y1": -1.501}, {"type": "line", "x0": 0.1972, "x1": 0.3491, "y0": 1.501, "y1": 1.743}, {"type": "line", "x0": 0.1972, "x1": 0.3491, "y0": 1.743, "y1": 1.501}, {"type": "line", "x0": 0.7232, "x1": 0.8773, "y0": 1.743, "y1": 1.501}, {"type": "line", "x0": 0.7232, "x1": 0.8773, "y0": 1.501, "y1": 1.743}, {"type": "line", "x0": 0, "x1": 1.8, "y0": 1.8, "y1": 1.8}, {"type": "line", "x0": 0, "x1": 1.8, "y0": -1.8, "y1": -1.8}, {"type": "line", "x0": 1.8, "x1": 1.8, "y0": -1.8, "y1": 1.8}, {"type": "line", "x0": 0, "x1": 0, "y0": 1.8, "y1": -1.8}], "width": 350, "xaxis": {"title": {"text": "R(m)"}}, "yaxis": {"scaleanchor": "x", "title": {"text": "z(m)"}}}}
